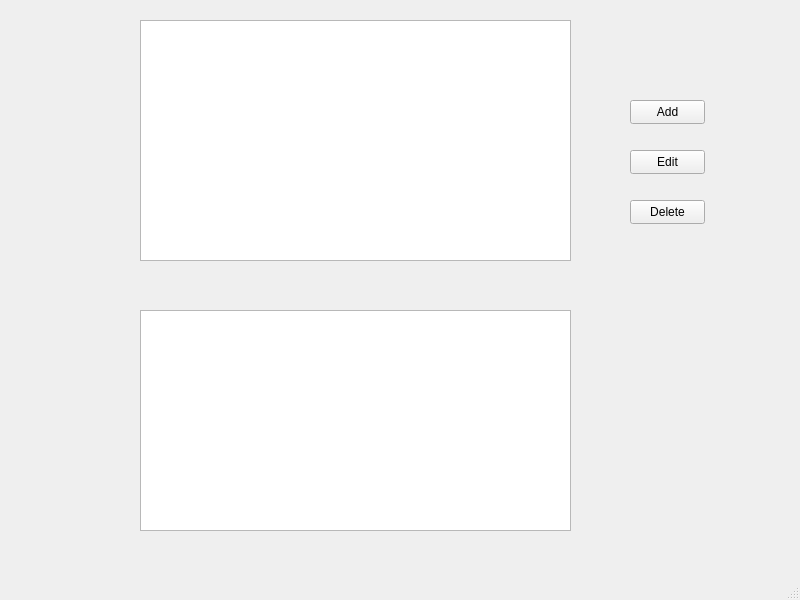
<?xml version="1.0" encoding="UTF-8"?>
<ui version="4.0">
 <class>MainWindow</class>
 <widget class="QMainWindow" name="MainWindow">
  <property name="geometry">
   <rect>
    <x>0</x>
    <y>0</y>
    <width>800</width>
    <height>600</height>
   </rect>
  </property>
  <property name="windowTitle">
   <string>MainWindow</string>
  </property>
  <widget class="QWidget" name="centralwidget">
   <widget class="QPushButton" name="pushButton">
    <property name="geometry">
     <rect>
      <x>630</x>
      <y>100</y>
      <width>75</width>
      <height>24</height>
     </rect>
    </property>
    <property name="text">
     <string>Add</string>
    </property>
   </widget>
   <widget class="QPushButton" name="pushButton_2">
    <property name="geometry">
     <rect>
      <x>630</x>
      <y>150</y>
      <width>75</width>
      <height>24</height>
     </rect>
    </property>
    <property name="text">
     <string>Edit</string>
    </property>
   </widget>
   <widget class="QPushButton" name="pushButton_3">
    <property name="geometry">
     <rect>
      <x>630</x>
      <y>200</y>
      <width>75</width>
      <height>24</height>
     </rect>
    </property>
    <property name="text">
     <string>Delete</string>
    </property>
   </widget>
   <widget class="QTableView" name="tableView">
    <property name="geometry">
     <rect>
      <x>140</x>
      <y>20</y>
      <width>431</width>
      <height>241</height>
     </rect>
    </property>
   </widget>
   <widget class="QTableView" name="tableView_2">
    <property name="geometry">
     <rect>
      <x>140</x>
      <y>310</y>
      <width>431</width>
      <height>221</height>
     </rect>
    </property>
   </widget>
  </widget>
  <widget class="QMenuBar" name="menubar">
   <property name="geometry">
    <rect>
     <x>0</x>
     <y>0</y>
     <width>800</width>
     <height>22</height>
    </rect>
   </property>
  </widget>
  <widget class="QStatusBar" name="statusbar"/>
 </widget>
 <resources/>
 <connections/>
</ui>
